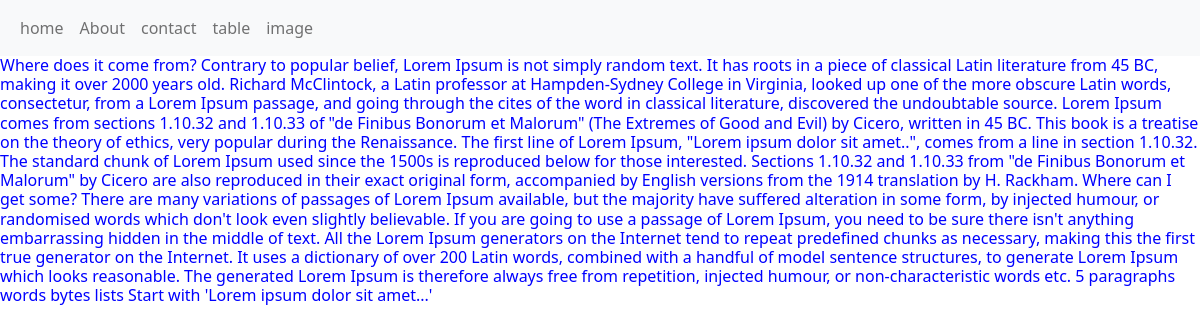
/, run on an earlier commit of the app's database.
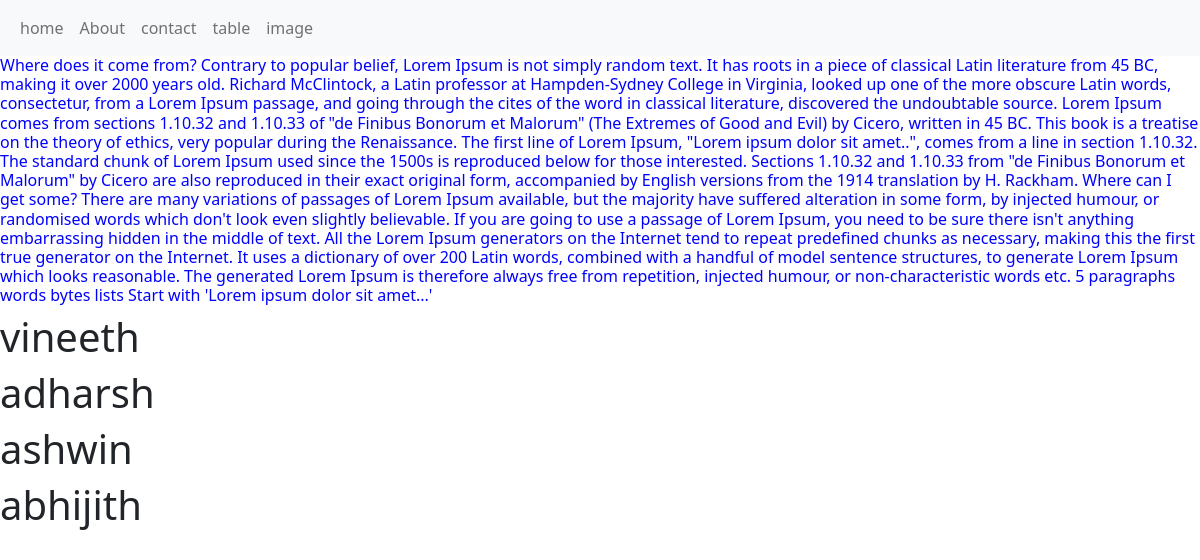
And on a later commit of the database.
### app1/models.py (models this page shows, shortened)
class student(models.Model):
    student_id =models.IntegerField()
    student_name =models.CharField(max_length=20)
    course_name =models.CharField(max_length=20)
    lname = models.CharField(max_length=20,null=True)

### app1/views.py (the view)
# urls.py: path('',views.home,name="home"),
def home(request):
    d={
        'stud': student.objects.all()
    }
    return render(request,'home.html',d)

### app1/templates/home.html (shortened to what this page needs)
{% extends 'base.html' %}
{% load static %}
{% block css %}
<link rel="stylesheet" href="{% static 'css/home.css' %}">
{% endblock %}
{% block content %}
<h6>
    Where does it come from?
    Contrary to popular belief, Lorem Ipsum is not simply random text. It has roots in a piece of classical Latin literature from 45 BC, making it over 2000 years old. Richard McClintock, a Latin professor at Hampden-Sydney College in Virginia, looked up one of the more obscure Latin words, consectetur, from a Lorem Ipsum passage, and going through the cites of the word in classical literature, discovered the undoubtable source. Lorem Ipsum comes from sections 1.10.32 and 1.10.33 of "de Finibus Bonorum et Malorum" (The Extremes of Good and Evil) by Cicero, written in 45 BC. This book is a treatise on the theory of ethics, very popular during the Renaissance. The first line of Lorem Ipsum, "Lorem ipsum dolor sit amet..", comes from a line in section 1.10.32.
    The standard chunk of Lorem Ipsum used since the 1500s is reproduced below for those interested. Sections 1.10.32 and 1.10.33 from "de Finibus Bonorum et Malorum" by Cicero are also reproduced in their exact original form, accompanied by English versions from the 1914 translation by H. Rackham.
    Where can I get some?
    There are many variations of passages of Lorem Ipsum available, but the majority have suffered alteration in some form, by injected humour, or randomised words which don't look even slightly believable. If you are going to use a passage of Lorem Ipsum, you need to be sure there isn't anything embarrassing hidden in the middle of text. All the Lorem Ipsum generators on the Internet tend to repeat predefined chunks as necessary, making this the first true generator on the Internet. It uses a dictionary of over 200 Latin words, combined with a handful of model sentence structures, to generate Lorem Ipsum which looks reasonable. The generated Lorem Ipsum is therefore always free from repetition, injected humour, or non-characteristic words etc.
    5
        paragraphs
        words
        bytes
        lists
        Start with 'Lorem
    ipsum dolor sit amet...'
    </h6>
    {% for i in stud %}
    <h1>{{i.student_name}}</h1>
    {% endfor %}
    {% endblock %}

### app1/templates/base.html (shortened to what this page needs)
{% load static %}
<!doctype html>
<html lang="en">
  <head>
    <link href="https://cdn.jsdelivr.net/npm/bootstrap@5.1.3/dist/css/bootstrap.min.css" rel="stylesheet">
    {% block css %}{% endblock %}
  </head>
  <body>
    <nav class="navbar navbar-expand-lg navbar-light bg-light">
  <div class="container-fluid">
    <div class="collapse navbar-collapse" id="navbarNav">
      <ul class="navbar-nav">
        <li class="nav-item">
          <a class="nav-link" href="/">home</a>
        </li>
        <li class="nav-item">
          <a class="nav-link" href="about">About</a>
        </li>
        <li class="nav-item">
            <a class="nav-link" href="contact">contact</a>
          </li>
          <li class="nav-item">
            <a class="nav-link" href="table">table</a>
          </li>
          <li class="nav-item">
            <a class="nav-link" href="image">image</a>
          </li>
      </ul>
    </div>
  </div>
</nav>
     {% block content %}
     {% endblock %}
  </body>
</html>

### app1/static/css/home.css (style rules this page uses)
h6 { color: blue; }

What changed in the data, as far as the page shows it:
added student: student_name "vineeth"
added student: student_name "adharsh"
added student: student_name "ashwin"
added student: student_name "abhijith"
